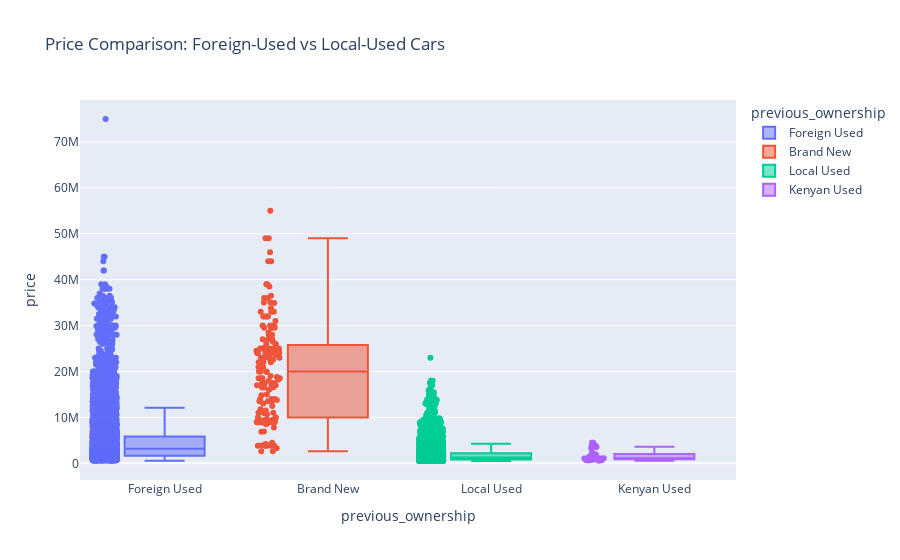

This figure's notebook cell:
### Markdown cell above
##### 5. Comparing foreign-used vs local-used cars

### Code cell
df = pd.read_sql_query("SELECT * FROM listings;", DATABASE_URL)

fig = px.box(df, 
             x='previous_ownership',
             y='price',              
             color='previous_ownership',     
             hover_data=['make', 'model', 'year'],
             title='Price Comparison: Foreign-Used vs Local-Used Cars',
             points='all') 
fig.show()

### Figure 1 — Plotly figure (JSON) as saved in the notebook; plotly's stock layout.template omitted (floating-point values rounded to 4 significant figures; data arrays with more than 128 entries replaced by an {"elided": "..."} marker saying what was removed)
{"data": [{"alignmentgroup": "True", "boxpoints": "all", "customdata": {"elided": "10957x3 mixed values"}, "hovertemplate": "previous_ownership=%{x}<br>price=%{y}<br>make=%{customdata[0]}<br>model=%{customdata[1]}<br>year=%{customdata[2]}<extra></extra>", "legendgroup": "Foreign Used", "marker": {"color": "#636efa"}, "name": "Foreign Used", "notched": false, "offsetgroup": "Foreign Used", "orientation": "v", "showlegend": true, "type": "box", "x": {"elided": "10957 str values"}, "x0": " ", "xaxis": "x", "y": {"elided": "10957 int values"}, "y0": " ", "yaxis": "y"}, {"alignmentgroup": "True", "boxpoints": "all", "customdata": {"elided": "159x3 mixed values"}, "hovertemplate": "previous_ownership=%{x}<br>price=%{y}<br>make=%{customdata[0]}<br>model=%{customdata[1]}<br>year=%{customdata[2]}<extra></extra>", "legendgroup": "Brand New", "marker": {"color": "#EF553B"}, "name": "Brand New", "notched": false, "offsetgroup": "Brand New", "orientation": "v", "showlegend": true, "type": "box", "x": {"elided": "159 str values"}, "x0": " ", "xaxis": "x", "y": {"elided": "159 int values"}, "y0": " ", "yaxis": "y"}, {"alignmentgroup": "True", "boxpoints": "all", "customdata": {"elided": "6243x3 mixed values"}, "hovertemplate": "previous_ownership=%{x}<br>price=%{y}<br>make=%{customdata[0]}<br>model=%{customdata[1]}<br>year=%{customdata[2]}<extra></extra>", "legendgroup": "Local Used", "marker": {"color": "#00cc96"}, "name": "Local Used", "notched": false, "offsetgroup": "Local Used", "orientation": "v", "showlegend": true, "type": "box", "x": {"elided": "6243 str values"}, "x0": " ", "xaxis": "x", "y": {"elided": "6243 int values"}, "y0": " ", "yaxis": "y"}, {"alignmentgroup": "True", "boxpoints": "all", "customdata": [["Toyota", "Land Cruiser Prado", 2015], ["Toyota", "Land Cruiser", 2012], ["Toyota", "Fortuner", 2015], ["Toyota", "Harrier", 2017], ["BMW", "X6", 2013], ["Toyota", "Land Cruiser Prado", 2012], ["Jeep", "Cherokee", 2014], ["Toyota", "Vellfire", 2014], ["BMW", "523i", 2011], ["Toyota", "Vanguard", 2013], ["Toyota", "Premio", 2015], ["Toyota", "Premio", 2014], ["Nissan", "X-Trail", 2012], ["Nissan", "X-Trail", 2012], ["Toyota", "Sienta", 2016], ["Toyota", "Sienta", 2015], ["Toyota", "Axio", 2014], ["Subaru", "Outback", 2010], ["Nissan", "Note", 2017], ["Suzuki", "Swift", 2017], ["Nissan", "Serena", 2014], ["Nissan", "X-Trail", 2010], ["Subaru", "Impreza", 2012], ["Nissan", "Note", 2016], ["Land Rover", "Series I", 1958], ["Toyota", "Succeed", 2015], ["Toyota", "Noah", 2008], ["Suzuki", "Swift", 2014], ["Mazda", "Demio", 2014], ["Toyota", "Corolla Fielder", 2008], ["Toyota", "Vitz", 2013], ["Nissan", "X-Trail", 2007], ["Toyota", "Succeed", 2009], ["Toyota", "Hilux", 2003], ["Toyota", "Succeed", 2011], ["Honda", "Fit", 2009]], "hovertemplate": "previous_ownership=%{x}<br>price=%{y}<br>make=%{customdata[0]}<br>model=%{customdata[1]}<br>year=%{customdata[2]}<extra></extra>", "legendgroup": "Kenyan Used", "marker": {"color": "#ab63fa"}, "name": "Kenyan Used", "notched": false, "offsetgroup": "Kenyan Used", "orientation": "v", "showlegend": true, "type": "box", "x": ["Kenyan Used", "Kenyan Used", "Kenyan Used", "Kenyan Used", "Kenyan Used", "Kenyan Used", "Kenyan Used", "Kenyan Used", "Kenyan Used", "Kenyan Used", "Kenyan Used", "Kenyan Used", "Kenyan Used", "Kenyan Used", "Kenyan Used", "Kenyan Used", "Kenyan Used", "Kenyan Used", "Kenyan Used", "Kenyan Used", "Kenyan Used", "Kenyan Used", "Kenyan Used", "Kenyan Used", "Kenyan Used", "Kenyan Used", "Kenyan Used", "Kenyan Used", "Kenyan Used", "Kenyan Used", "Kenyan Used", "Kenyan Used", "Kenyan Used", "Kenyan Used", "Kenyan Used", "Kenyan Used"], "x0": " ", "xaxis": "x", "y": [4500000, 4500000, 3900000, 3600000, 3600000, 3550000, 3200000, 2200000, 2150000, 1850000, 1780000, 1680000, 1550000, 1500000, 1200000, 1199999, 1180000, 1150000, 1100000, 1100000, 1050000, 1095000, 1080000, 1050000, 980000, 920000, 890000, 850000, 830000, 845000, 790000, 785000, 665000, 660000, 620000, 580000], "y0": " ", "yaxis": "y"}], "layout": {"boxmode": "overlay", "legend": {"title": {"text": "previous_ownership"}, "tracegroupgap": 0}, "title": {"text": "Price Comparison: Foreign-Used vs Local-Used Cars"}, "xaxis": {"anchor": "y", "categoryarray": ["Foreign Used", "Brand New", "Local Used", "Kenyan Used", null], "categoryorder": "array", "domain": [0, 1], "title": {"text": "previous_ownership"}}, "yaxis": {"anchor": "x", "domain": [0, 1], "title": {"text": "price"}}}}
